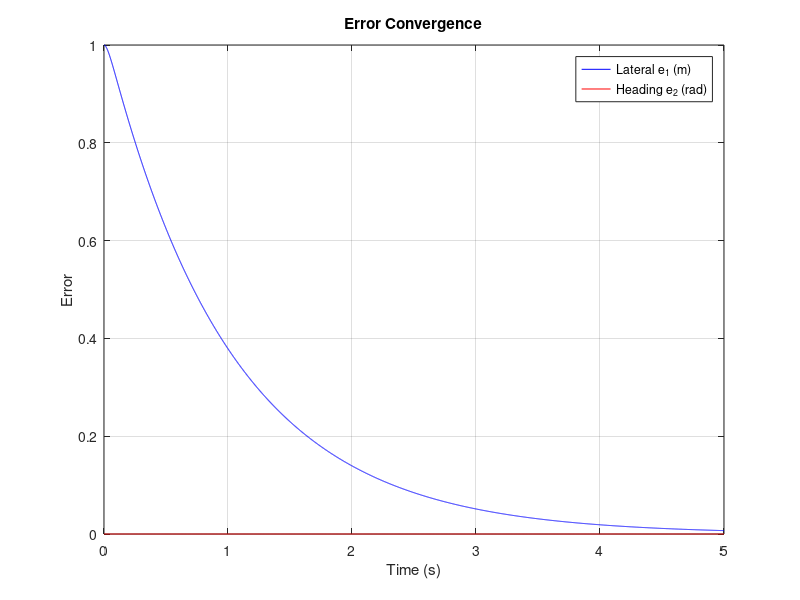
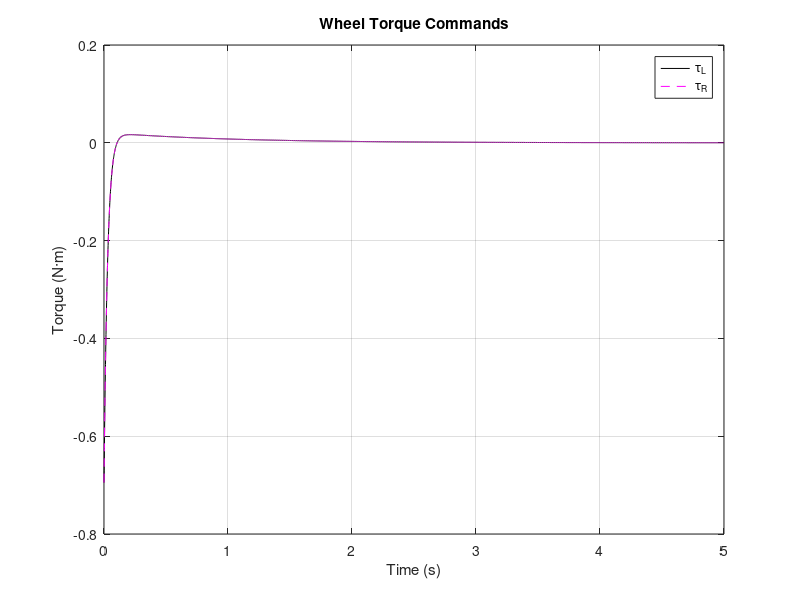

Source code (MATLAB) for these figures, in order:
%————— 参数 —————%
ld = 0.084;      % d1/2
m  = 1.267;      % 质量 kg
r  = 0.0325;     % 轮半径 m
I  = 5035.443e-6;     % 转动惯量 kg·m^2

Ts = 0.001;    % 采样周期 s
T  = 5;        % 仿真总时长 s
N  = T / Ts;   % 仿真步数

%————— LQR 权重 —————%
Q = diag([1,1,1,1]);
R = diag([1,1]);

%————— 连续系统 (已修正) —————%
A = [ 0 1 0 0;
      0 0 0 0;
      0 0 0 1;  % 偏航角到角速度
      0 0 0 0 ];

B = [ 0,                 0;
      1/(m*r),           1/(m*r);
      0,                 0;
     -ld/(I*r),         +ld/(I*r) ];  % 差动符号

C = eye(4);
D = zeros(4,2);

%————— 离散化 —————%
sysc = ss(A, B, C, D);
sysd = c2d(sysc, Ts, 'zoh');
Ad = sysd.A;
Bd = sysd.B;

%————— 计算 LQR 增益 —————%
[K,~,~] = dlqr(Ad, Bd, Q, R);
disp('-K = ');
fprintf('{%f,%f,%f,%f,%f,%f,%f,%f};\n',-K(1,1),-K(1,2), -K(1,3), -K(1,4),-K(2,1),-K(2,2), -K(2,3), -K(2,4));

%————— 初始化—— 状态 & 控制 —————%
x = zeros(4, N+1);
u = zeros(2, N);
% 初始状态：[横向位移 e1；横向速度 e1_dot；偏航角 e2；偏航角速度 e2_dot]
x(:,1) = [1; 0; 0; 0];

%————— 仿真循环 —————%
for k = 1:N
    u(:,k)   = -K * x(:,k);       % 2×1 向量
    x(:,k+1) = Ad * x(:,k) + Bd * u(:,k);
end

%————— 时间向量 —————%
time  = 0 : Ts : T;         % 长度 N+1
timeu = time(1:end-1);      % 长度 N

%————— 绘制误差收敛 —————%
figure;
plot(time, x(1,:), 'b-', time, x(3,:), 'r-');
xlabel('Time (s)');
ylabel('Error');
legend('Lateral e_1 (m)', 'Heading e_2 (rad)');
grid on;
title('Error Convergence');

%————— 绘制扭矩指令 —————%
figure;
plot(timeu, u(1,:), 'k-', timeu, u(2,:), 'm--');
xlabel('Time (s)');
ylabel('Torque (N·m)');
legend('\tau_L','\tau_R');
grid on;
title('Wheel Torque Commands');
